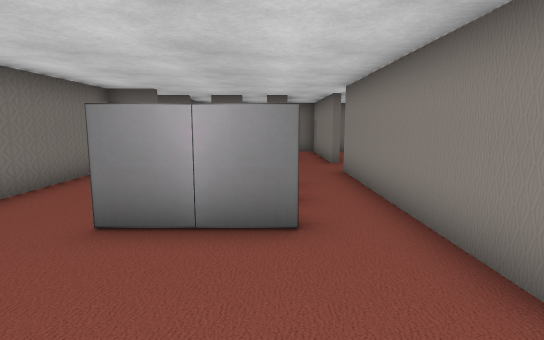
[1] (above)

23 first-person views from a walk through a scene from a Unity 3-D project. The camera is 1.3 m above the floor, tilts 8° down and sees 80° across. The floor is counted in squares, 1 m on a side. Each view is taken from the middle of a square. On the plan, view 1 faces up. The plan holds only what a view shows up to about 14 squares ahead; the rest is blank. The place goes on beyond the plan. The player is left out. Some animated figures are not drawn. Some surface patterns are stand-ins.

[2]
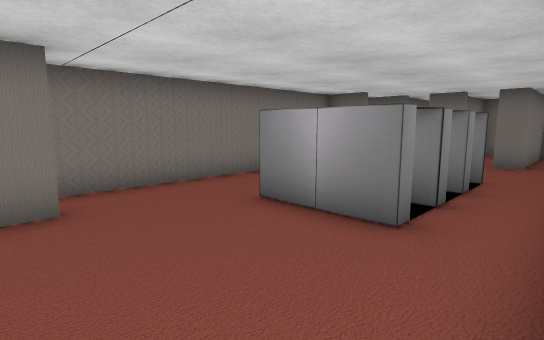

[3]
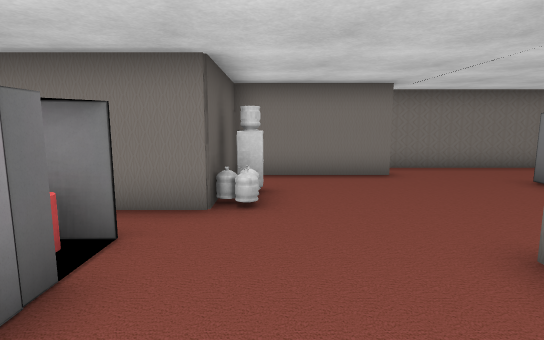

[4]
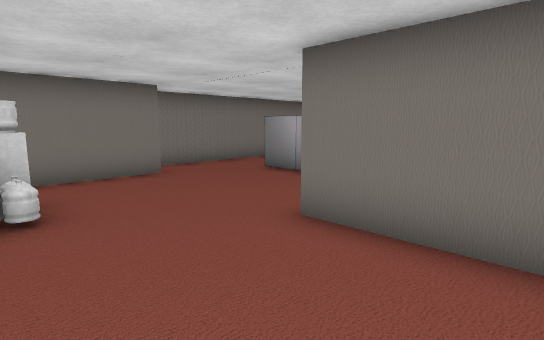

[5]
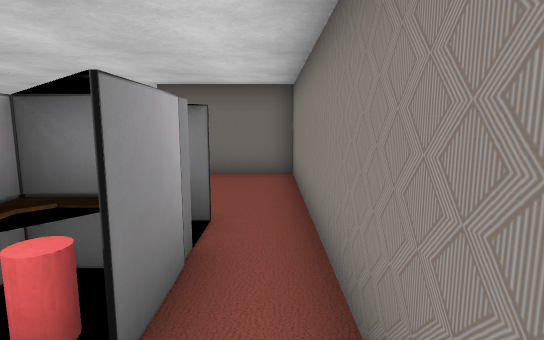

[6]
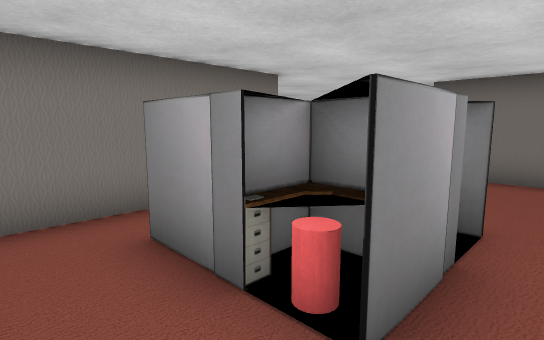

[7]
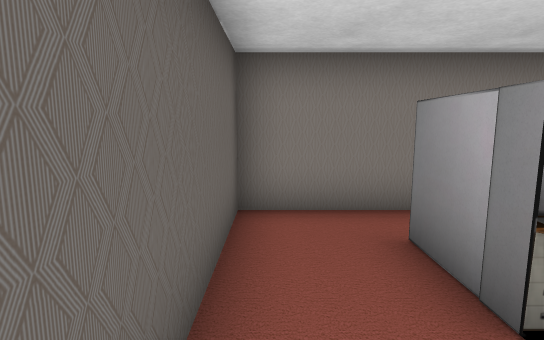

[8]
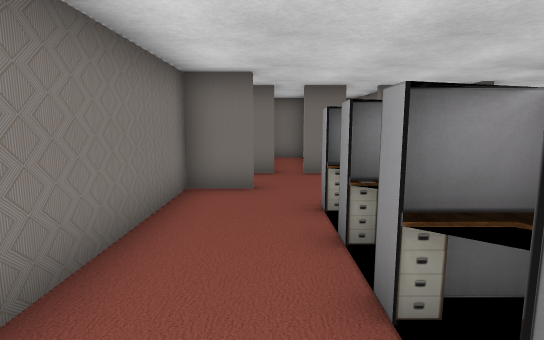

[9]
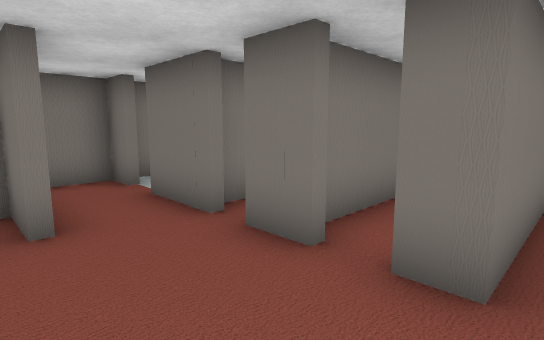

[10]
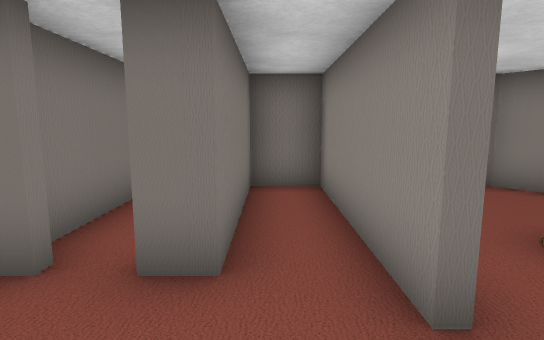

[11]
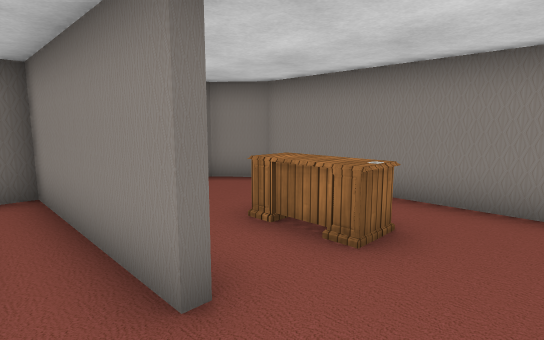

[12]
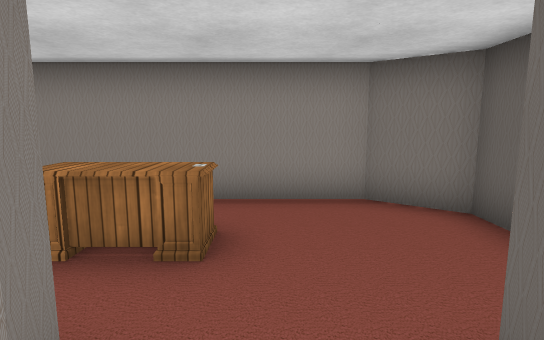

[13]
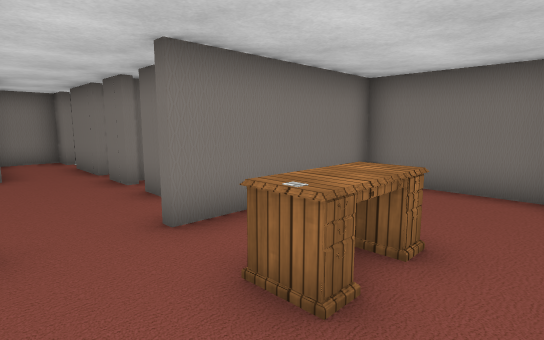

[14]
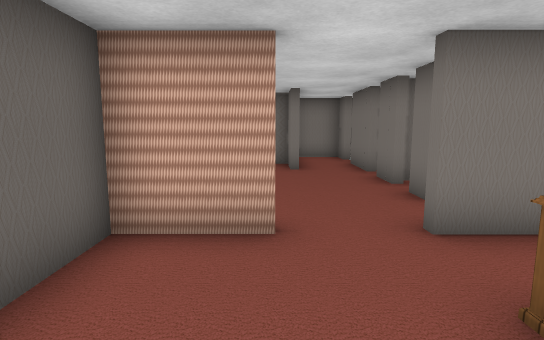

[15]
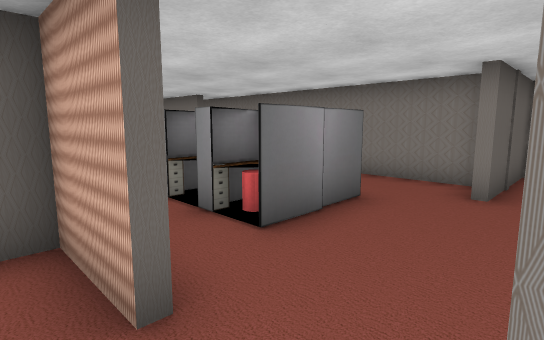

[16]
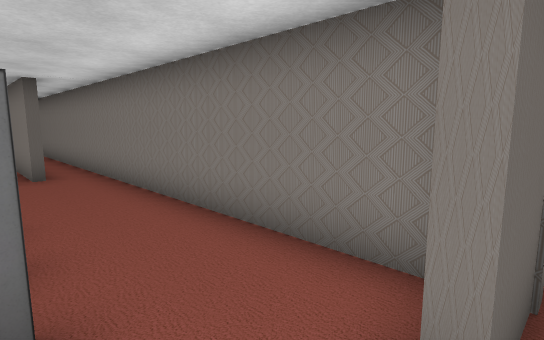

[17]
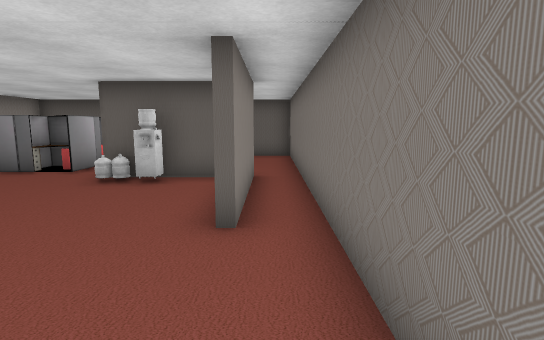

[18]
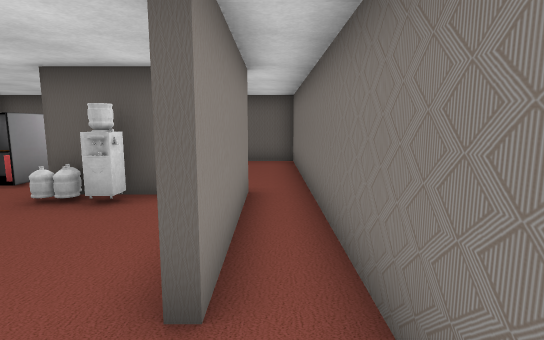

[19]
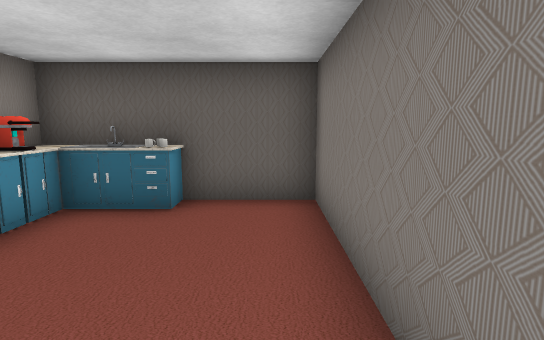

[20]
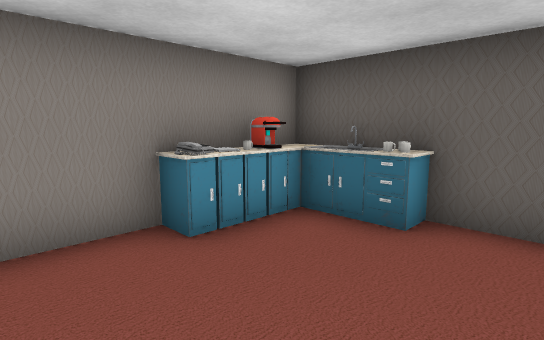

[21]
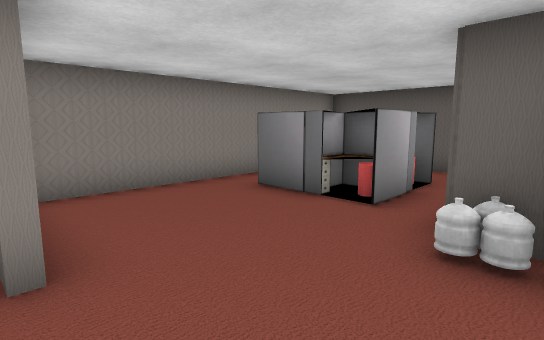

[22]
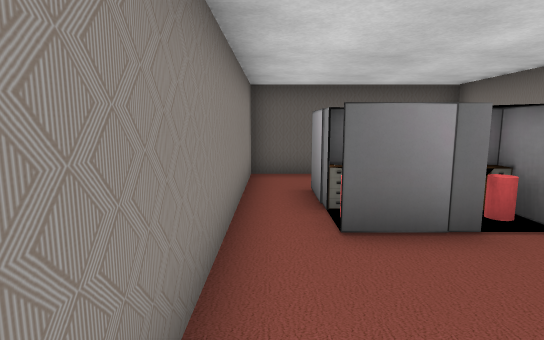

[23]
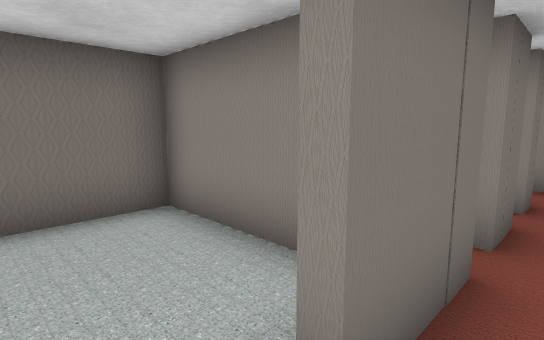

### Floor plan
Key: @ floor where view 1 was taken; # wall or solid block; x gap in a wall; . floor; = window, fence, low wall or low ledge; O other object.
Columns run from 7 left of view 1 to 7 right of it. Each row starts with its distance up from view 1.
 16  ###   #######
 15  ..#   #.# ..##
 14  ..#   #.# ...#
 13 #..## ##.#....#
 12 #xx#####.#.=#.#
 11 #........#.=#.#
 10 ####..........#
  9   #......#....#
  8   #..###.#...##
  7   #..O#O.#####
  6   #..O#O.#
  5   #..O#O.#
  4   #..###.#
  3   #......#
  2   #......#
  1   #.#....#####
  0   #.#..@.....#
 -1   #.#........#
 -2   #.#.# .....#
 -3   #.####.....#
 -4   #....#.O#O.#
 -5   #....#.###.#
 -6   #...##.O#O.#
 -7   #...##.....#
 -8   #..###.....#
 -9   ############

Where each view was taken, in squares from view 1:
view 1: 0 up, 0 right, facing up
view 2: 0 up, 2 right, facing up-left
view 3: 2 down, 5 right, facing left
view 4: 3 down, 5 right, facing up-left
view 5: 8 down, 5 right, facing up
view 6: 8 down, 5 right, facing up-left
view 7: 8 down, 5 right, facing left
view 8: 3 up, 3 left, facing up
view 9: 9 up, 1 right, facing up-left
view 10: 9 up, 1 right, facing up
view 11: 9 up, 1 right, facing up-right
view 12: 10 up, 1 right, facing right
view 13: 9 up, 6 right, facing up-left
view 14: 9 up, 6 right, facing left
view 15: 11 up, 3 right, facing down-left
view 16: 10 up, 2 left, facing down-left
view 17: 5 up, 4 left, facing down
view 18: 3 up, 4 left, facing down
view 19: 3 down, 4 left, facing down
view 20: 4 down, 4 left, facing down-right
view 21: 1 up, 1 left, facing down-right
view 22: 0 up, 5 right, facing down
view 23: 11 up, 6 left, facing up-right
